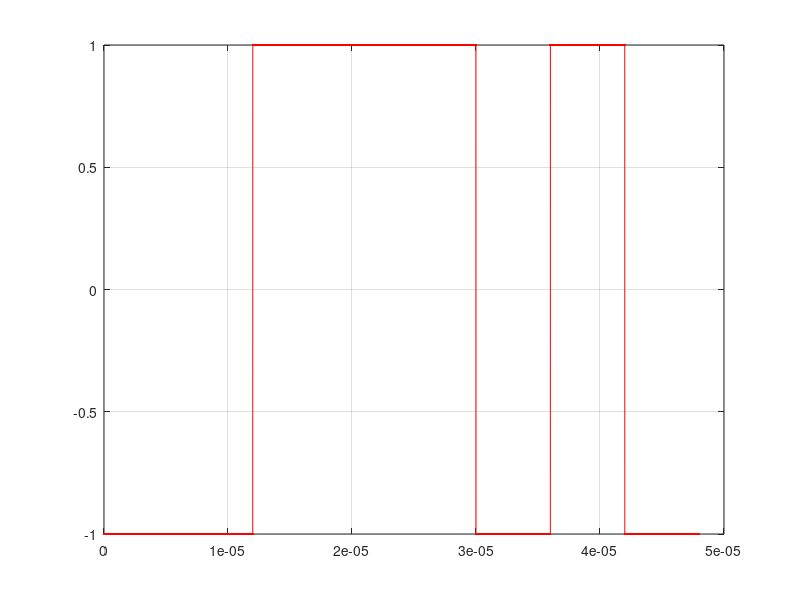
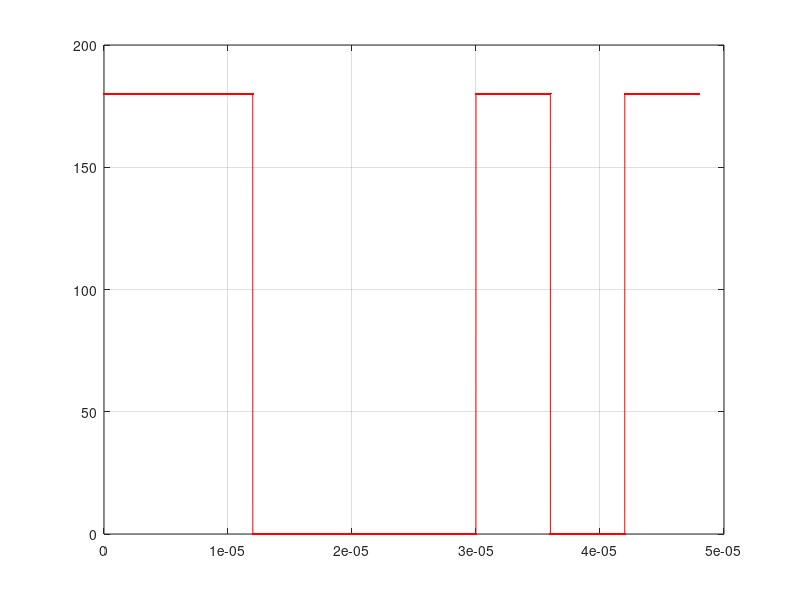
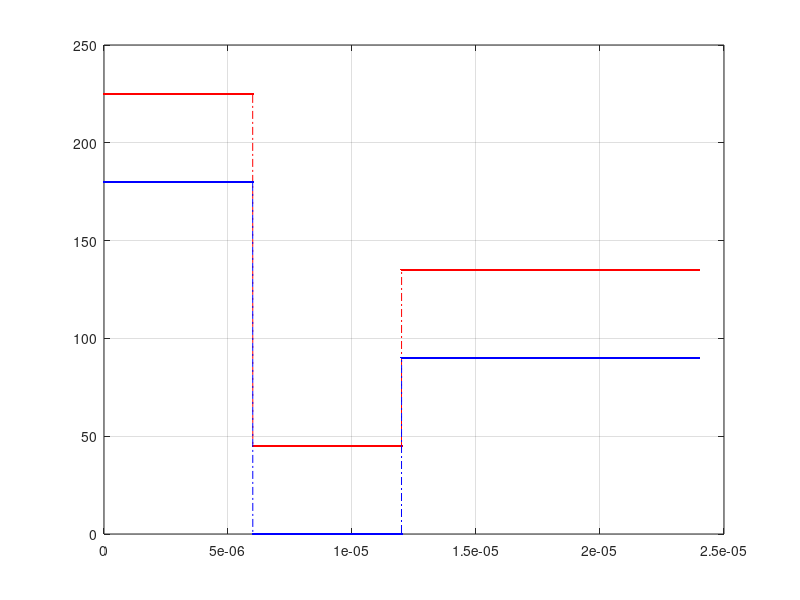

Write MATLAB code to recreate these figures, in order.
close all; clear all; clc;
load('task1.mat');

figure(1);
plot(t,m,'.r-');
grid on;

figure(2);
plot(t3,phi3*180/pi,'.r-');
grid on;

figure(3);
plot(t4,phi4*180/pi,'.r-.',t5,phi5*180/pi,'.b-.');
grid on;